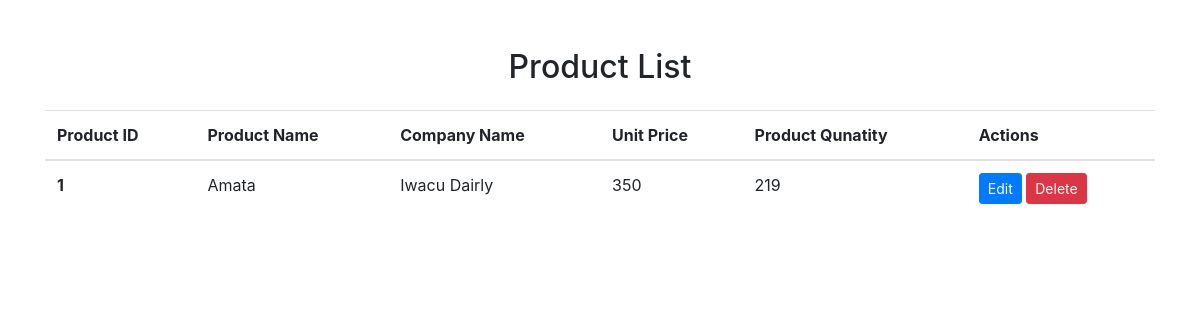
/viewproduct.php, run on the app's committed database.
### tables this page shows
CREATE TABLE `products` (
  `pid` int(11) NOT NULL,
  `productname` varchar(23) DEFAULT NULL,
  `companyname` varchar(23) NOT NULL,
  `unitprice` float DEFAULT NULL,
  `quantity` float NOT NULL
);

### viewproduct.php (the view, shortened to what this page needs)
<?php
try {
    $c = new My_Connection();
    $conn = $c->open();
    $stmt = $conn->prepare("SELECT * FROM products");
    $stmt->execute();
    $result = $stmt->fetchAll(PDO::FETCH_ASSOC);
} catch (PDOException $e) {
    echo "Error: " . $e->getMessage();
}
?>
<!DOCTYPE html>
<html lang="en">
<head>
    <link rel="stylesheet" href="https://stackpath.bootstrapcdn.com/bootstrap/4.5.2/css/bootstrap.min.css">
</head>
<body>
    <div class="container mt-5">
        <h2 class="text-center mb-4">Product List</h2>
        <table class="table">
            <thead>
                <tr>
                    <th scope="col">Product ID</th>
                    <th scope="col">Product Name</th>
                    <th scope="col">Company Name</th>
                    <th scope="col">Unit Price</th>
                    <th scope="col">Product Qunatity</th>
                    <th scope="col">Actions</th>
                </tr>
            </thead>
            <tbody>
                <?php foreach ($result as $row): ?>
                    <tr>
                        <th scope="row"><?php echo $row['pid']; ?></th>
                        <td><?php echo $row['productname']; ?></td>
                        <td><?php echo $row['companyname']; ?></td>
                        <td><?php echo $row['unitprice']; ?></td>
                        <td><?php echo $row['quantity']; ?></td>
                        <td>
                            <a href="updateproduct.php?pid=<?php echo $row['pid']; ?>" class="btn btn-primary btn-sm">Edit</a>
                            <a href="deleproduct.php?pid=<?php echo $row['pid']; ?>" class="btn btn-danger btn-sm" onclick="return confirm('Are you sure you want to delete this record?')">Delete</a>
                        </td>
                    </tr>
                <?php endforeach; ?>
            </tbody>
        </table>
    </div>
</body>
</html>

### data on the page
products: pid "1", productname "Amata", companyname "Iwacu Dairly", unitprice "350", quantity "219"
